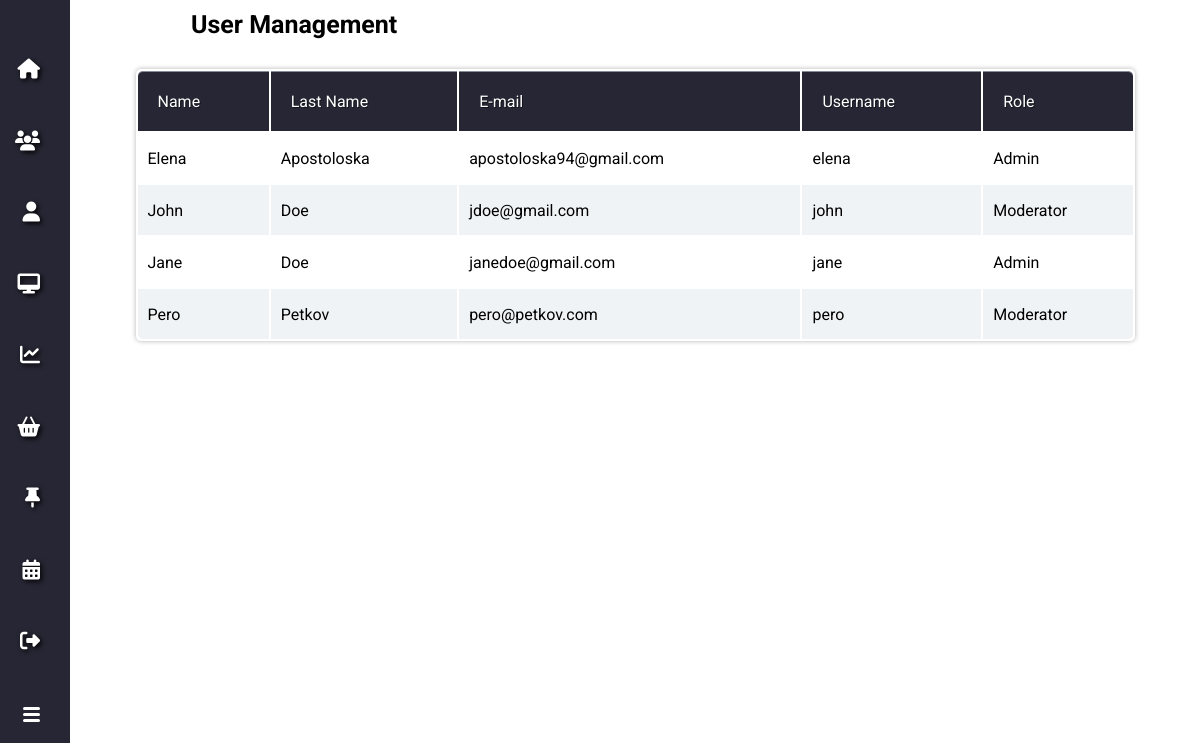
/users.php, run on an earlier commit of the app's database.
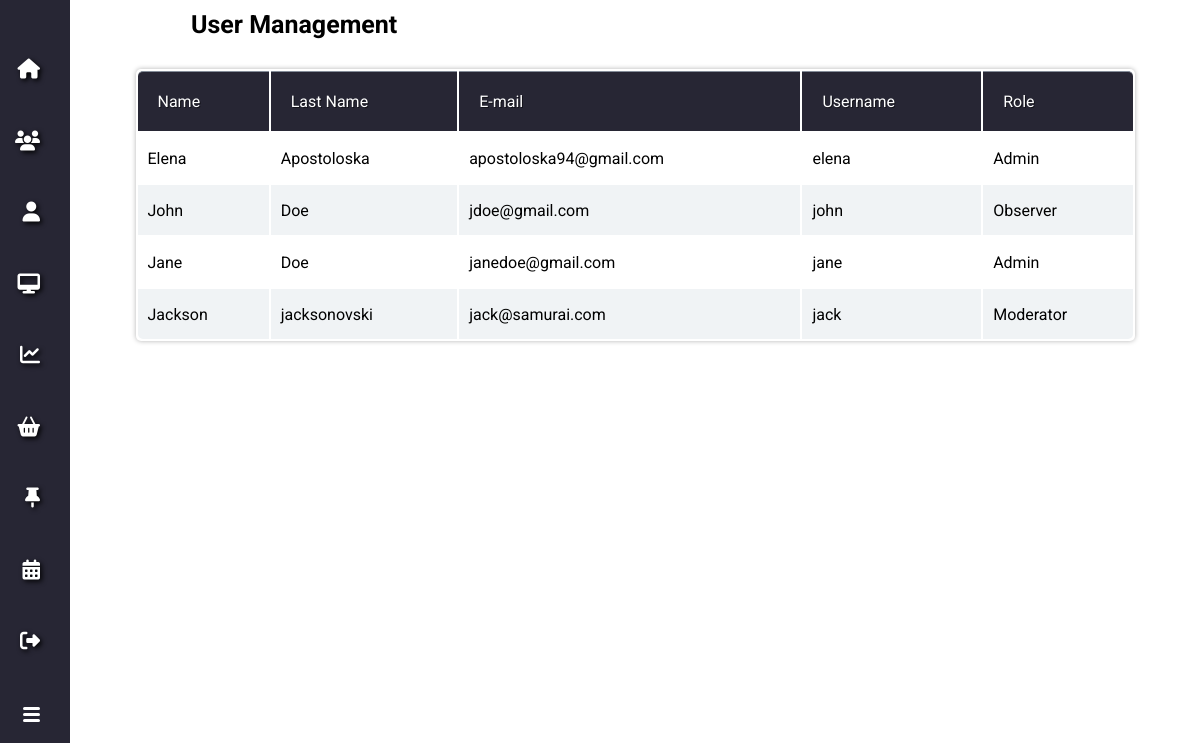
And on a later commit of the database.
### tables this page shows
CREATE TABLE `users` (
  `id` int(30) NOT NULL,
  `name` varchar(50) NOT NULL,
  `lastname` varchar(50) NOT NULL,
  `email` varchar(70) NOT NULL,
  `username` varchar(30) NOT NULL,
  `password` varchar(30) NOT NULL,
  `role` varchar(50) NOT NULL
);

### db/db.php (called while the page is built, shortened)
<?php
	function connect(){
		$pdo = new PDO("mysql:host=localhost;dbname=admindashboard", 'root', '');
		return $pdo;
	}
	function fetchUsers(){
		$pdo = connect();
		$u = $pdo->query("SELECT `id`, `name`, `lastname`, `email`, `username`, `role` FROM `users`");
    	$users = $u->fetchAll();
    	return $users;
	}
 ?>

### users.php (the view, shortened to what this page needs)
<?php include 'includes/header.php' ?>
<?php $fetchUsers = fetchUsers();
?>
<div class="header">
	<div class="table-header">User Management</div>
</div>
<form method="POST" action="db/editUserHandle.php" >
	<table class="users-table">
	    <thead>
	        <tr>
	            <th>Name</th>
	            <th>Last Name</th>
	            <th>E-mail</th>
	            <th>Username</th>
	            <th>Role</th>
	        </tr>
	    </thead>
	    <tbody>
	    	<?php foreach ($fetchUsers as $key => $user) { ?>
		        <tr data="<?php echo $user['id']; ?>">
		            <td class="user-info" data="name"><?= $user['name'] ?></td>
		            <td class="user-info" data="lastName"><?= $user['lastname'] ?></td>
		            <td class="user-info" data="email"><?= $user['email'] ?></td>
		            <td class="user-info" data="username"><?= $user['username'] ?></td>
		            <td class="user-info capitalize" data="role"><?= $user['role'] ?></td>
		        </tr>
			<?php } ?>
	    </tbody>
	</table>
</form>
<?php include 'includes/footer.php' ?>

### includes/header.php (shortened to what this page needs)
<?php
  require 'db/db.php';
 ?>
<!DOCTYPE html>
<html>
<head>
	<link rel="stylesheet" type="text/css" href="stylesheets/css/style.css">
  <link rel="stylesheet" type="text/css" href="https://cdnjs.cloudflare.com/ajax/libs/weather-icons/2.0.9/css/weather-icons.css">
  <link href="https://cdnjs.cloudflare.com/ajax/libs/c3/0.4.10/c3.min.css" rel="stylesheet" />
  <link rel="stylesheet" href="https://unpkg.com/leaflet@1.0.3/dist/leaflet.css" />
</head>
<body>
<nav>
    <p>Welcome</p>
  <ul>
    <a href="landing.php"><li> Home <i class="fa fa-home" aria-hidden="true"></i></li></a>
    <a href="users.php"><li> Users <i class="fa fa-users" aria-hidden="true"></i></li></a>
    <a href="profile.php"><li> Profile <i class="fa fa-user" aria-hidden="true"></i></li></a>
    <a href="uielements.php"><li> UI elements <i class="fa fa-desktop" aria-hidden="true"></i></li></a>
    <a href="#"><li> Charts <i class="fa fa-line-chart" aria-hidden="true"></i></li></a>
    <a href="#"><li> Shop <i class="fa fa-shopping-basket" aria-hidden="true"></i></li></a>
    <a href="#"><li> Tasks <i class="fa fa-thumb-tack" aria-hidden="true"></i></li></a>
    <a href="#"><li> Calendar <i class="fa fa-calendar" aria-hidden="true"></i></li></a>
    <a id="signOut"><li> Sign Out <i class="fa fa-sign-out" aria-hidden="true"></i></li></a>
    <a id="toggle-a"><li> Hide Menu <label for="nav-toggle"><div id="hamburger"></div></label></li></a>
  </ul>
</nav>
<div class="body-wrapper">

### includes/footer.php (shortened to what this page needs)
</div>
</body>
</html>

### stylesheets/css/style.css (style rules this page uses)
* { margin: 0px; padding: 0px; box-sizing: border-box; transition: all .2s ease-in-out; position: relative; outline: none; }
body { background-image: url("https://4.bp.blogspot.com/-NeBnM0CsQdE/U-2z6n95iYI/AAAAAAABH7A/Goyf-xbcyL4/s0/Minimal%2BWindows%2B8.1%2BWhite_Ultra%2BHD.jpg"); background-attachment: fixed; background-size: contain; font-family: 'Roboto', sans-seif; }
a { text-decoration: none; color: #fff; }
.capitalize { text-transform: capitalize; }
nav { width: 200px; top: 0px; height: 100vh; background-color: #272634; padding: 10px; position: fixed; left: -130px; }
nav ul { list-style: none; height: 85%; font-family: 'Montserrat', sans-serif; display: flex; flex-direction: column; justify-content: space-between; }
nav ul a { padding: 0 20px; }
nav ul li { width: 100%; position: relative; display: flex; justify-content: space-between; font-size: 15px; text-shadow: 2px 2px 5px #000; cursor: pointer; }
nav ul li .fa { font-size: 20px; }
nav p, nav h3 { color: #fff; }
#hamburger { margin-top: 10px; width: 17px; height: 3px; background-color: #fff; border-radius: 50px; transform: rotate(0deg); transition: all .2s ease-out; }
#hamburger:before { content: ''; position: absolute; top: -6px; left: 0px; width: 17px; height: 3px; background-color: #fff; border-radius: 50px; transform: rotate(0deg); transition: all .2s ease-out; }
#hamburger:after { content: ''; position: absolute; top: 6px; left: 0px; width: 17px; height: 3px; background-color: #fff; border-radius: 50px; transform: rotate(0deg); transition: all .2s ease-out; }
.body-wrapper { margin: 10px 10px 0px 80px; }
.users-table { border-collapse: separate; background: #fff; border-radius: 5px; width: 90%; margin: 30px auto; box-shadow: 0px 0px 5px rgba(0, 0, 0, 0.3); }
.users-table thead { border-radius: 5px; }
.users-table thead th { font-size: 16px; font-weight: 400; color: #fff; text-shadow: 1px 1px 0px rgba(0, 0, 0, 0.5); text-align: left; padding: 20px; background-color: #272634; border-top: 1px solid #858d99; }
.users-table thead th:first-child { border-top-left-radius: 5px; }
.users-table thead th:last-child { border-top-right-radius: 5px; }
tbody tr td { height: 50px; font-weight: 400; color: #000; font-size: 16px; padding: 0 10px; vertical-align: middle; }
tbody tr:nth-child(2n) { background: #f0f3f5; }
tbody tr:last-child td { border-bottom: none; }
tbody tr:last-child td:first-child { border-bottom-left-radius: 5px; }
tbody tr:last-child td:last-child { border-bottom-right-radius: 5px; }
.header { width: 80%; margin: 0 auto; display: flex; justify-content: space-between; align-items: center; font-weight: 700; }
.header .table-header { font-size: 25px; }

What changed in the data, as far as the page shows it:
removed users: name "Pero", lastname "Petkov", email "pero@petkov.com", username "pero", role "Moderator"
changed users "John": role "Moderator" → "Observer"
added users: name "Jackson", lastname "jacksonovski", email "jack@samurai.com", username "jack", role "Moderator"
